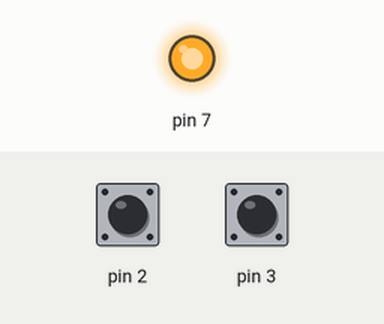
A sketch run on a simulated Arduino Uno, built with avr-gcc and run on an emulated ATmega328P. Shown: output pins drawn as LEDs (lit = HIGH). The test bench sets the inputs (shaded band); at power-on: pin 3 HIGH, pin 2 HIGH.

Above: at 1.2 s.
1.3 s: pin 3 pulsed LOW 5 times (0.12 s each, 0.3 s apart)
At 2.05 s:
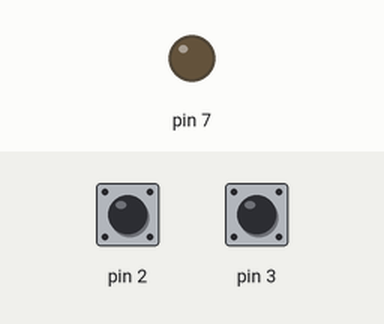
Timing chart, 0 to 4.3 s (numbered marks = the images above; inputs shaded):
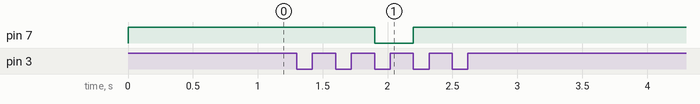

The sketch:

test4.ino
```cpp
volatile int i=0;
volatile bool q=0;
void setup()
{
  pinMode(7,OUTPUT);
  pinMode(2,INPUT);
  pinMode(3,INPUT);
  attachInterrupt(0,zero,FALLING);
   attachInterrupt(1,test,FALLING);

}
void zero()
{
  q=1;
}
void test()
{
 i++;
 if (q){ i=0; q=0;}

}
void loop()
{

  if (i  == 3)
  digitalWrite(7,0); else digitalWrite(7,1);
}
```

Measured:
- after the input at 1.3 s, pin 7: HIGH → LOW after 0.60 s, → HIGH 0.30 s later
